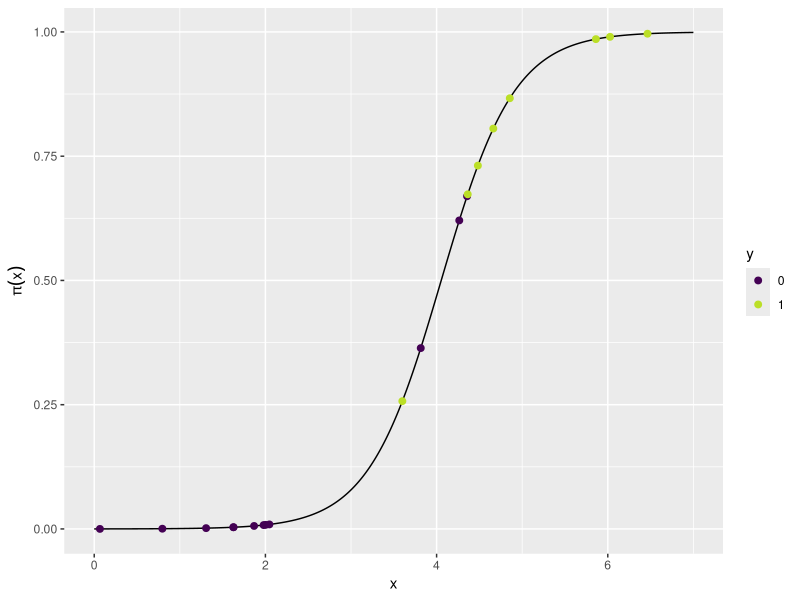
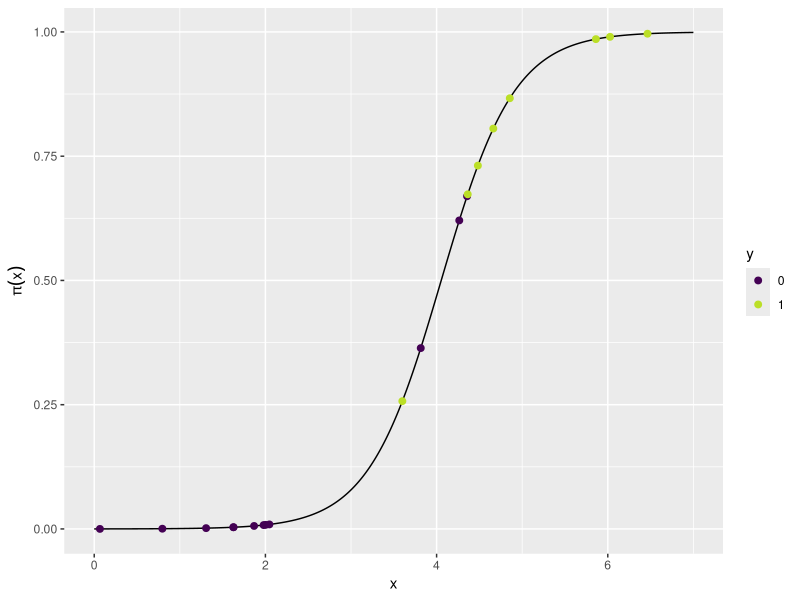

Here is the R script that generated these plots, in order:
# PREREQ -----------------------------------------------------------------------

library(knitr)
library(ggplot2)

options(digits = 3, 
        width = 65, 
        str = strOptions(strict.width = "cut", vec.len = 3))

# DATA -------------------------------------------------------------------------

set.seed(1234)

n = 20
x = runif(n, min = 0, max = 7)
y = x + rnorm(n) > 3.5
df = data.frame(x = x, y = y)

model = glm(y ~ x, family = binomial(link = "logit"), data = df)

df$score = predict(model)
df$prob = predict(model, type = "response")
df$y = as.factor(as.numeric(df$y))
x = seq(0, 7, by = 0.01)

dfn = data.frame(x = x)
dfn$prob = predict(model, newdata = dfn, type = "response")
dfn$score = predict(model, newdata = dfn)

# PLOT -------------------------------------------------------------------------

pdf("../figure/reg_class_log_5.pdf", width = 8, height = 5)

p = ggplot() + 
  geom_line(data = dfn, aes(x = x, y = prob))
p = p + geom_point(data = df, aes(x = x, y = prob, colour = y), size = 2)
p = p + xlab("x") + ylab(expression(pi(x)))
p = p + scale_color_viridis_d(end = .9)
p

ggsave("../figure/reg_class_log_5.pdf", width = 8, height = 5)
dev.off()
